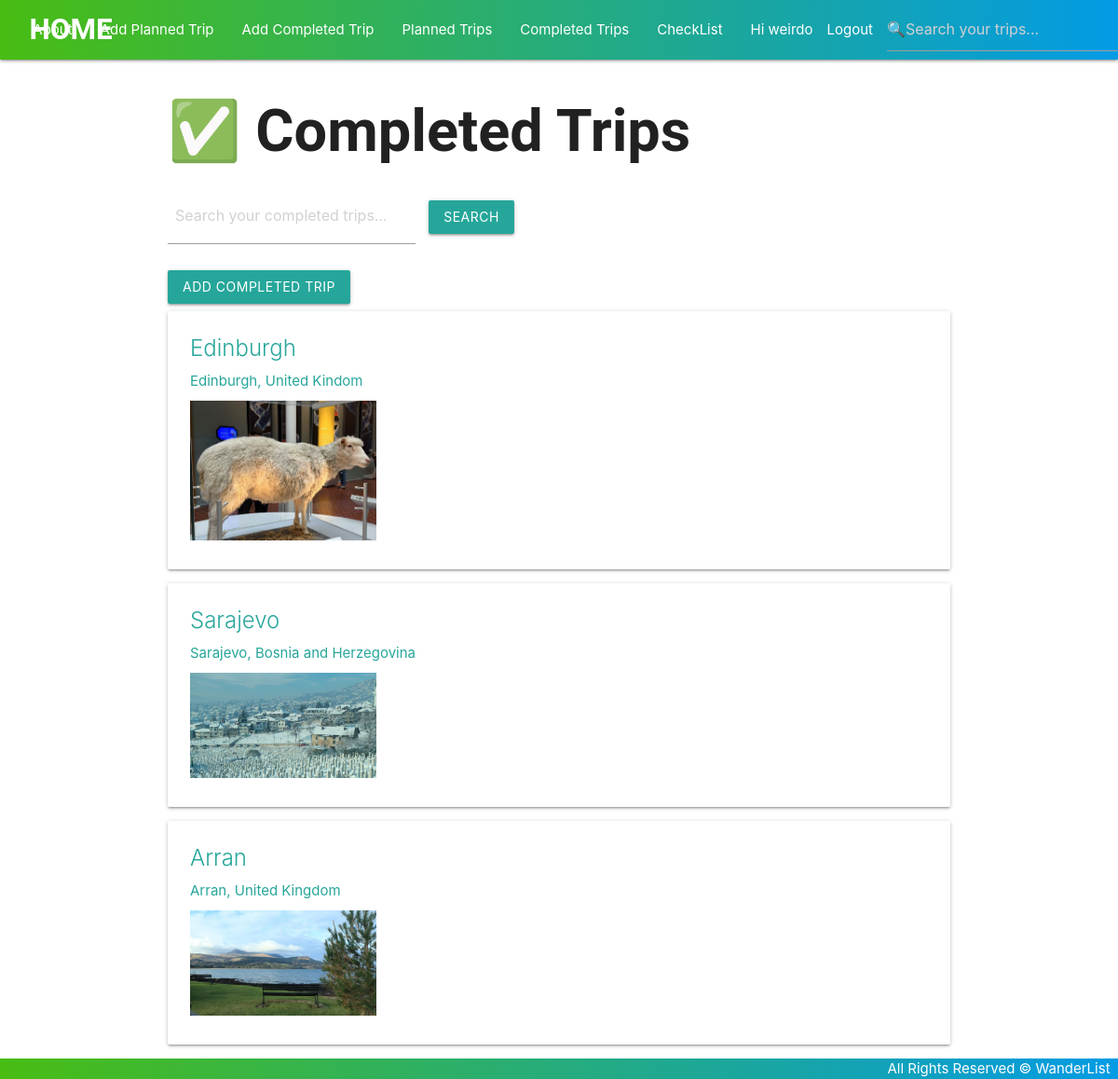
Page /travels/completed/ (signed in) on the committed database.
### main_app/models.py (models this page shows, shortened)
class Travel(models.Model):
    name = models.CharField(max_length=100)
    country = models.CharField(max_length=100)
    city = models.CharField(max_length=100)
    description = models.TextField(max_length=250)
    image = models.CharField(default=None, blank=True, null=True, max_length=2000)
    checklists = models.ManyToManyField(Checklist)
    user = models.ForeignKey(User, on_delete=models.CASCADE)
    completed = models.BooleanField(default=False)
    class Meta:
        app_label = 'main_app'

### main_app/views.py (the view)
# urls.py: path('travels/completed/', views.completed_trips, name='completed_trips'),
@login_required
def completed_trips(request):
    travels = Travel.objects.filter(user=request.user, completed=True)
    return render(request, 'travels/completed_trips.html', {'travels': travels})

### main_app/templates/travels/completed_trips.html (shortened to what this page needs)
{% extends 'base.html' %}
{% block content %}
<h1>✅ Completed Trips</h1>
<form method="GET" action="{% url 'search_trips' %}" style="margin-bottom: 20px;">
  <input
    type="text"
    name="q"
    placeholder="Search your completed trips..."
    value="{{ request.GET.q }}"
    style="padding: 8px; width: 250px;"
  >
  <button type="submit" class="btn" style="margin-left: 10px;">Search</button>
</form>
<a href="{% url 'completed_trip_create' %}" class="btn">Add Completed Trip</a>
{% for travel in travels %}
<div class="card">
  <a href="{% url 'detail' travel.id %}">
    <div class="card-content">
      <span class="card-title">{{ travel.name }}</span>
      <p>{{ travel.city }}, {{ travel.country }}</p>
      {% if travel.image %}
        <img src="{{ travel.image }}" alt="{{ travel.name }}" style="width: 200px; height: auto; margin-top: 10px;">
      {% else %}
        <p>No image available.</p>
      {% endif %}
    </div>
  </a>
</div>
{% endfor %}
{% endblock %}

### main_app/templates/base.html (shortened to what this page needs)
{% load static %}
<!DOCTYPE html>
<html lang="en">
<head>
    <link rel="stylesheet" href="https://cdnjs.cloudflare.com/ajax/libs/materialize/1.0.0/css/materialize.min.css">
    <link rel="stylesheet" href="{% static '/css/style.css' %}">
</head>
<body>
    <header>
    <div class="navbar-fixed">
        <nav>
            <div class="nav-wrapper">
                <a href="{% url 'home' %}" class="left brand-logo"> &nbsp; &nbsp; HOME</a>
                <ul class="right hide-on-med-and-down">
                    <li><a href="{% url 'about' %}"> About </a></li>
                    {% if user.is_authenticated %}
                    <li><a href="{% url 'planned_trip_create' %}"> Add Planned Trip </a></li>
                    <li><a href="{% url 'completed_trip_create' %}"> Add Completed Trip </a></li>
                    <li><a href="{% url 'planned_trips' %}"> Planned Trips </a></li>
                    <li><a href="{% url 'completed_trips' %}"> Completed Trips </a></li>
                    <li><a class="dropdown-trigger" href="#!" data-target="dropdown1">CheckList</a></li>
                    <li>Hi {{ user.username }}</li>
                    <li><a href="{% url 'logout' %}"> Logout </a> </li>
                    <li>
                        <form method="GET" action="{% url 'search_trips' %}" class="navbar-search">
                            <input type="text" name="query" placeholder="🔍Search your trips...">
                        </form>
                    </li>
                    {% else %}
                    <li><a href="{% url 'signup' %}">Signup</a></li>
                    <li><a href="{% url 'login' %}">Login</a></li>
                    {% endif %}
                </ul>
            </div>
        </nav>
    </div>
    </header>
    <main class="container">
        {% block content %}
        {% endblock %}
    </main>
    <footer class="page-footer custom-footer">
        <div class="right">
            All Rights Reserved &copy; WanderList &nbsp;
        </div>
    </footer>
</body>
</html>

### main_app/static/css/style.css (style rules this page uses)
body { display: flex; min-height: 100vh; flex-direction: column; }
h1, .brand-logo { font-family: 'Roboto', sans-serif; font-weight: bold; }
nav .nav-wrapper { background: linear-gradient(90deg, #49bd13 0%, #039be5 100%); }
main { flex: 1 0 auto; }
footer.page-footer { padding-top: 0; text-align: right; background: linear-gradient(90deg, #49bd13 0%, #039be5 100%); }
.brand-logo { font-family: 'Roboto', sans-serif; font-weight: bold; }
a { color: #26a69a; }

### rows in the picture
Travel: name "Edinburgh", city "Edinburgh", country "United Kindom", image (picture)
Travel: name "Sarajevo", city "Sarajevo", country "Bosnia and Herzegovina", image (picture)
Travel: name "Arran", city "Arran", country "United Kingdom", image (picture)

### other values in the picture
{{ user.username }} "weirdo"
